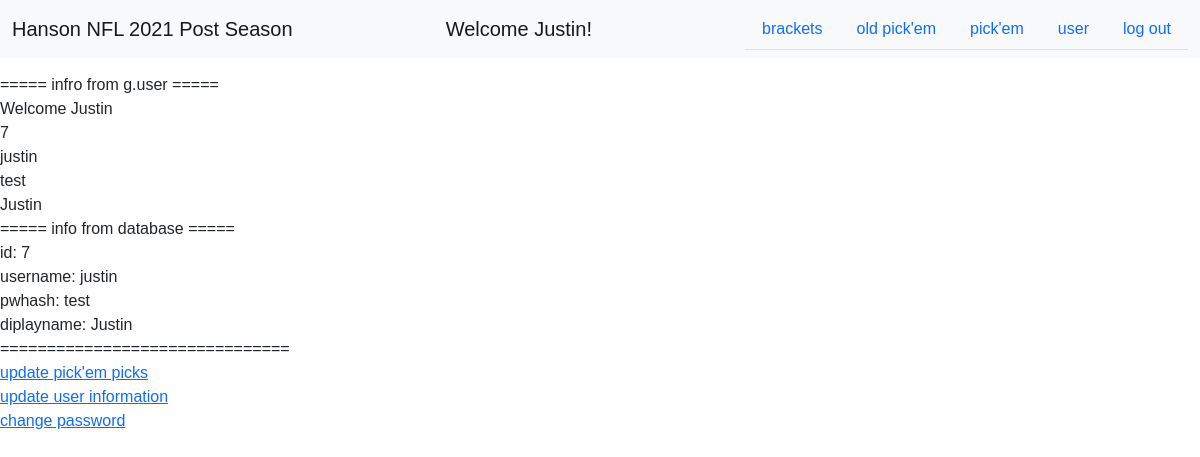
The page /user/user (signed in) on the database as committed earlier.
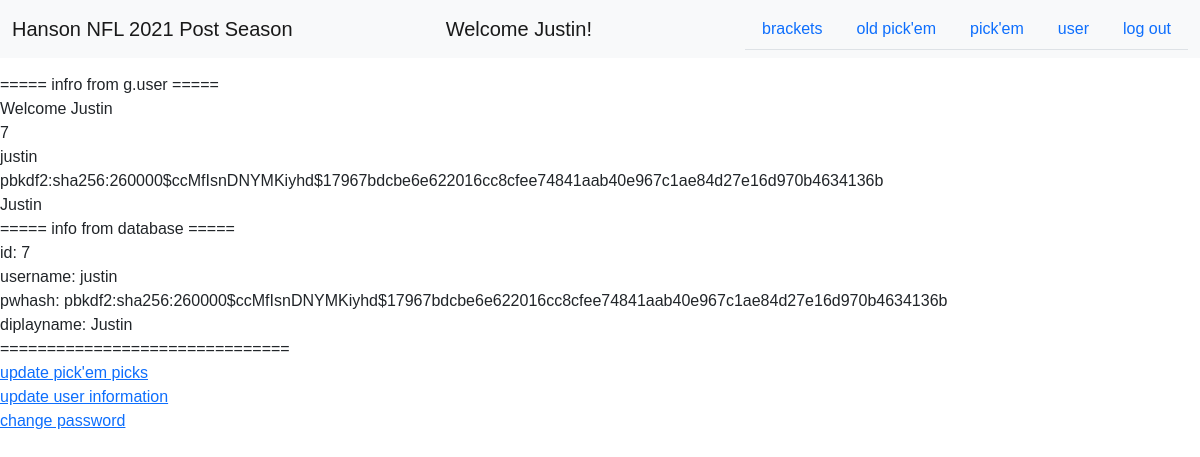
The same page on the database as committed later.
### tables this page shows
CREATE TABLE user (
    id INTEGER PRIMARY KEY AUTOINCREMENT,
    username TEXT UNIQUE NOT NULL,
    pwhash TEXT NOT NULL,
    displayname TEXT NOT NULL
);

### nfl/user.py (the view)
@bp.route('/user', methods=('GET', 'POST'))
@login_required
def user():
    db = get_db()
    user = db.execute(
        'SELECT * FROM user WHERE id=?', (g.user['id'],)
    ).fetchall()
    return render_template('user/user.html', user=user)

### nfl/auth.py (called while the page is built)
@bp.before_app_request
def load_logged_in_user():
    user_id = session.get('user_id')
    if user_id is None:
        g.user = None
    else:
        g.user = get_db().execute(
            'SELECT * FROM user WHERE id = ?', (user_id,)
        ).fetchone()

def login_required(view):
    @functools.wraps(view)
    def wrapped_view(**kwargs):
        if g.user is None:
            return redirect(url_for('auth.login'))
        return view(**kwargs)
    return wrapped_view

### nfl/db.py (called while the page is built)
def get_db():
    if 'db' not in g:
        g.db = sqlite3.connect(
            current_app.config['DATABASE'],
            detect_types=sqlite3.PARSE_DECLTYPES
        )
        g.db.row_factory = sqlite3.Row
    return g.db

### nfl/templates/user/user.html (shortened to what this page needs)
{% extends "base.html" %}
{% block content %}
    <div>===== infro from g.user =====</div>
    <div>Welcome {{ g.user['displayname'] }}</div>
    <div>{{ g.user['id'] }}</div>
    <div>{{ g.user['username'] }}</div>
    <div>{{ g.user['pwhash'] }}</div>
    <div>{{ g.user['displayname'] }}</div>
    <div>===== info from database =====</div>
    {% for thing in user %}
        <div>id: {{ thing['id'] }}</div>
        <div>username: {{ thing['username'] }}</div>
        <div>pwhash: {{ thing['pwhash'] }}</div>
        <div>diplayname: {{ thing['displayname'] }}</div>
    {% endfor %}
    <div>===============================</div>
    <div>
        <a href="{{ url_for('user.updatepicks') }}">update pick'em picks</a>
    </div>
    <div>
        <a href="{{ url_for('user.updateinfo') }}">update user information</a>
    </div>
    <div>
        <a href="{{ url_for('user.changepassword') }}">change password</a>
    </div>
{% endblock %}

### nfl/templates/base.html (shortened to what this page needs)
<!DOCTYPE html>
<html lang="en">
<head>
    <link href="https://cdn.jsdelivr.net/npm/bootstrap@5.1.3/dist/css/bootstrap.min.css" rel="stylesheet">
    <link rel="stylesheet" href="{{ url_for('static', filename='style.css') }}">
</head>
<body>
    <nav class="navbar navbar-expand-lg navbar-light bg-light">
        <div class="container-fluid">
            <a class="navbar-brand justify-content-center">Hanson NFL 2021 Post Season</a>
            {% if g.user %}
            <a class="navbar-brand justify-content-center">Welcome {{ g.user['displayname'] }}!</a>
            {% else %}
            <a class="navbar-brand justify-content-center"></a>
            {% endif %}
            <ul class="nav nav-tabs justify-content-end">
                {% if g.user %}
                    <li class="nav-item">
                        <a class="nav-link" aria-current="page" href="./brackets.html">
                            <div>brackets</div>
                        </a>
                    </li>
                    <li class="nav-item" aria-current="page">
                        <a class="nav-link" href="{{ url_for('pickem.oldpickem') }}">
                            <div>old pick'em</div>
                        </a>
                    </li>
                    <li class="nav-item" aria-current="page">
                        <a class="nav-link" href="{{ url_for('pickem.newpickem') }}">
                            <div>pick'em</div>
                        </a>
                    </li>
                    <li class="nav-item">
                        <a class="nav-link" aria-current="page" href="{{ url_for('user.user') }}">user</a>
                    </li>
                    <li class="nav-item">
                        <a class="nav-link" aria-current="page" href="{{ url_for('auth.logout') }}">log out</a>
                    </li>
                {% endif %}
            </ul>
        </div>
    </nav>
    <div class="main">
        {% block content %}
        {% endblock %}
    </div>
</body>

### nfl/static/style.css (style rules this page uses)
body { font-family: Optima, sans-serif; padding-top: 3rem; padding-bottom: 3rem; }
.main { margin-top: 25px; }
.navbar { overflow: hidden; background-color: #333; position: fixed; top: 0; width: 100%; }

Rows that differ between the two databases and show on the page:
changed user "justin": user.pwhash "test" → "pbkdf2:sha256:260000$ccMfIsnDNYMKiyhd$17967bdcbe6e622016cc8cfee74841aab40e967c1ae84d27e16d970b4634136b"; pwhash "test" → "pbkdf2:sha256:260000$ccMfIsnDNYMKiyhd$17967bdcbe6e622016cc8cfee74841aab40e967c1ae84d27e16d970b4634136b"
